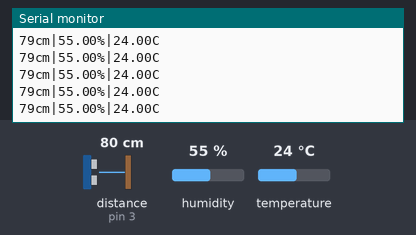
A sketch run on a simulated Arduino Uno, built with avr-gcc and run on an emulated ATmega328P. Shown: the last lines printed to the serial monitor. Wiring (inferred from the names in the program): ultrasonic range finder: trigger pin 2; echo pin 3. Inputs (shaded band) come from the test bench; at power-on: distance to the obstacle (sensor on pin 3) 80 cm, humidity 55 %, temperature 24 °C. The echo pulse lasts 58.3 µs per cm.

Above: at 1.2 s.
1.3 s: distance to the obstacle (sensor on pin 3) set to 18 cm
At 2.0 s:
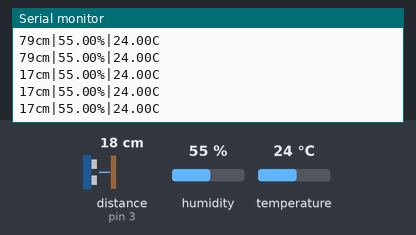
7.4 s: distance to the obstacle (sensor on pin 3) set to 2 cm
At 8.13 s:
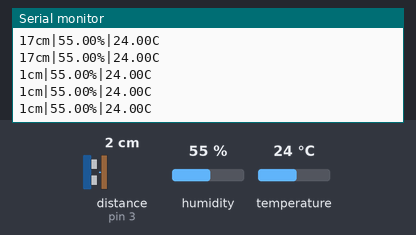
13.5 s: humidity set to 22 %
At 14.51 s:
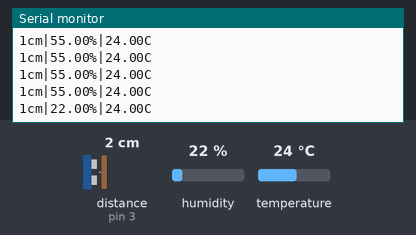
15.0 s: temperature set to 12 °C
At 15.01 s:
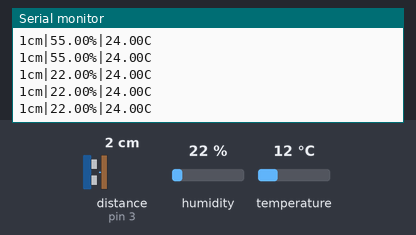
16.5 s: distance to the obstacle (sensor on pin 3) set to 120 cm
At 16.55 s:
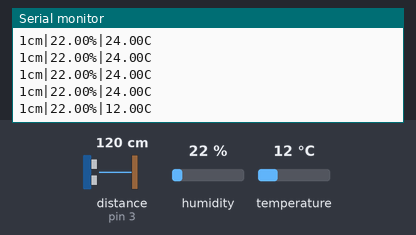
22.6 s: distance to the obstacle (sensor on pin 3) set to 4 cm
At 22.81 s:
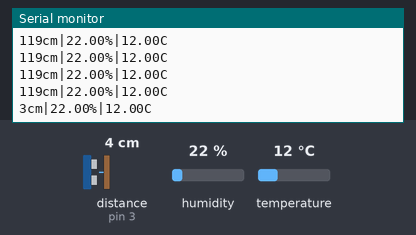
Timing chart, 0 to 25.6 s (numbered marks = the images above; inputs shaded):
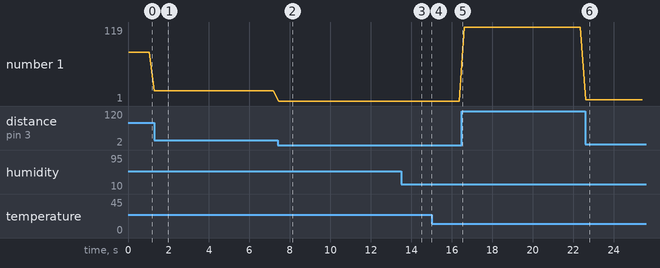

Measured:
- after the input at 1.3 s, the serial monitor: prints a new line at once (image 1)
- after the input at 7.4 s, the serial monitor: prints a new line at once (image 2)
- after the input at 13.5 s, the serial monitor: prints a new line after 0.83 s (image 3)
- after the input at 22.6 s, the serial monitor: prints a new line at once (image 6)
- plotted number 1: 79 → 17 after the input at 1.3 s, 17 → 1 after the input at 7.4 s, 1 → 119 after the input at 16.5 s, 119 → 3 after the input at 22.6 s

The sketch:

hc-sr04_copy_20221118175958.ino
```cpp
// Incluimos librería
#include <DHT.h>

#define DHTPIN 6
#define DHTTYPE DHT11

DHT dht(DHTPIN, DHTTYPE);


int trigPin = 2;    // Trigger
int echoPin = 3;    // Echo
long duration, cm, inches;

void setup() {
  //Serial Port begin
  Serial.begin (9600);
  //Define inputs and outputs
  pinMode(trigPin, OUTPUT);
  pinMode(echoPin, INPUT);
  dht.begin();
}

void loop() {
  // Leemos la humedad relativa
  float h = dht.readHumidity();
  // Leemos la temperatura en grados centígrados (por defecto)
  float t = dht.readTemperature();

  // Comprobamos si ha habido algún error en la lectura
  if (isnan(h) || isnan(t) ) {
    Serial.println("Error obteniendo los datos del sensor DHT11");
    return;
  }
  digitalWrite(trigPin, LOW);
  delayMicroseconds(5);
  digitalWrite(trigPin, HIGH);
  delayMicroseconds(10);
  digitalWrite(trigPin, LOW);

  pinMode(echoPin, INPUT);
  duration = pulseIn(echoPin, HIGH);

  cm = (duration/2) / 29.1;

  Serial.print(cm);
  Serial.print("cm");
  Serial.print("|");
  Serial.print(h);
  Serial.print("%");
  Serial.print("|");
  Serial.print(t);
  Serial.print("C");
  Serial.println();
  delay(250);

}
```
